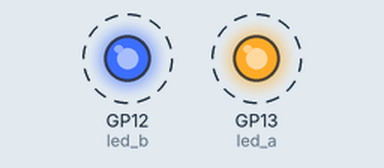
Simulated run of this program. Board: Raspberry Pi Pico running MicroPython. Parts: output pins drawn as LEDs (lit = HIGH). Dashed ring = blinking. Threads take turns every 2 ms.

Above: at 0.5 s.
Timing chart, 0 to 4.6 s (numbered marks = the images above):
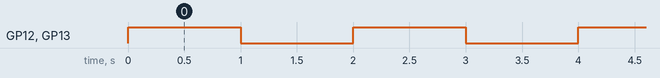

The program:

twocores_tricky.py
```python
import machine
import utime
import _thread

led_a = machine.Pin(13, machine.Pin.OUT)
led_b = machine.Pin(12, machine.Pin.OUT)

# baton is an analogy from the "estafeta" in a human race
# baton = _thread.allocate_lock()

card_readed = False


def card_thread():
    while True:
        # request thread manager to reserve variables
        # baton.acquire()
        led_a.value(1)
        utime.sleep(1)
        led_a.value(0)
        utime.sleep(1)
        # say at thread manager that we finish and we will not use this vars anymore
        # baton.release()


# second thread code
_thread.start_new_thread(card_thread, ())


# main thread work
while True:
    # baton.acquire()
    led_b.value(1)
    utime.sleep(1)
    led_b.value(0)
    utime.sleep(1)
    # baton.release()
```

Measured:
- by itself, GP12 (led_b), GP13 (led_a): alternates HIGH for 1.0 s and LOW for 1.0 s
- by itself, everything shown: repeats every 2.0 s, in 4 steps
